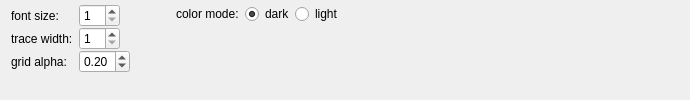
           <widget class="QWidget" name="styleTab">
            <attribute name="title">
             <string>style</string>
            </attribute>
            <layout class="QHBoxLayout" name="horizontalLayout_20">
             <property name="topMargin">
              <number>4</number>
             </property>
             <property name="bottomMargin">
              <number>0</number>
             </property>
             <item>
              <layout class="QFormLayout" name="formLayout_9">
               <property name="horizontalSpacing">
                <number>6</number>
               </property>
               <property name="verticalSpacing">
                <number>0</number>
               </property>
               <item row="0" column="0">
                <widget class="QLabel" name="label_7">
                 <property name="text">
                  <string>font size:</string>
                 </property>
                </widget>
               </item>
               <item row="0" column="1">
                <layout class="QHBoxLayout" name="horizontalLayout_28">
                 <item>
                  <widget class="QSpinBox" name="fontSizeSelect">
                   <property name="toolTip">
                    <string>set font point size for plots</string>
                   </property>
                   <property name="minimum">
                    <number>1</number>
                   </property>
                  </widget>
                 </item>
                 <item>
                  <spacer name="horizontalSpacer_10">
                   <property name="orientation">
                    <enum>Qt::Horizontal</enum>
                   </property>
                   <property name="sizeHint" stdset="0">
                    <size>
                     <width>40</width>
                     <height>20</height>
                    </size>
                   </property>
                  </spacer>
                 </item>
                </layout>
               </item>
               <item row="1" column="0">
                <widget class="QLabel" name="label_15">
                 <property name="text">
                  <string>trace width:</string>
                 </property>
                </widget>
               </item>
               <item row="1" column="1">
                <layout class="QHBoxLayout" name="horizontalLayout_19">
                 <item>
                  <widget class="QSpinBox" name="lineWidthSelect">
                   <property name="toolTip">
                    <string>set line width for all traces (overrides indiviual settings)</string>
                   </property>
                   <property name="minimum">
                    <number>1</number>
                   </property>
                  </widget>
                 </item>
                 <item>
                  <spacer name="horizontalSpacer_6">
                   <property name="orientation">
                    <enum>Qt::Horizontal</enum>
                   </property>
                   <property name="sizeHint" stdset="0">
                    <size>
                     <width>40</width>
                     <height>20</height>
                    </size>
                   </property>
                  </spacer>
                 </item>
                </layout>
               </item>
               <item row="2" column="0">
                <widget class="QLabel" name="label_16">
                 <property name="text">
                  <string>grid alpha:</string>
                 </property>
                </widget>
               </item>
               <item row="2" column="1">
                <layout class="QHBoxLayout" name="horizontalLayout_25">
                 <item>
                  <widget class="QDoubleSpinBox" name="gridAlphaSelect">
                   <property name="toolTip">
                    <string>set grid line alpha for all plots</string>
                   </property>
                   <property name="maximum">
                    <double>1.000000000000000</double>
                   </property>
                   <property name="singleStep">
                    <double>0.100000000000000</double>
                   </property>
                   <property name="value">
                    <double>0.200000000000000</double>
                   </property>
                  </widget>
                 </item>
                 <item>
                  <spacer name="horizontalSpacer_13">
                   <property name="orientation">
                    <enum>Qt::Horizontal</enum>
                   </property>
                   <property name="sizeHint" stdset="0">
                    <size>
                     <width>40</width>
                     <height>20</height>
                    </size>
                   </property>
                  </spacer>
                 </item>
                </layout>
               </item>
              </layout>
             </item>
             <item>
              <layout class="QFormLayout" name="formLayout_7">
               <property name="verticalSpacing">
                <number>0</number>
               </property>
               <item row="0" column="0">
                <widget class="QLabel" name="label_17">
                 <property name="text">
                  <string>color mode:</string>
                 </property>
                </widget>
               </item>
               <item row="0" column="1">
                <layout class="QHBoxLayout" name="horizontalLayout_6">
                 <property name="spacing">
                  <number>0</number>
                 </property>
                 <item>
                  <widget class="QRadioButton" name="darkModeButton">
                   <property name="toolTip">
                    <string>set plot dark mode (dark background)</string>
                   </property>
                   <property name="text">
                    <string>dark</string>
                   </property>
                   <property name="checked">
                    <bool>true</bool>
                   </property>
                   <attribute name="buttonGroup">
                    <string notr="true">colorModeButtonGroup</string>
                   </attribute>
                  </widget>
                 </item>
                 <item>
                  <widget class="QRadioButton" name="lightModeButton">
                   <property name="toolTip">
                    <string>set plot light mode (light background)</string>
                   </property>
                   <property name="text">
                    <string>light</string>
                   </property>
                   <property name="checked">
                    <bool>false</bool>
                   </property>
                   <attribute name="buttonGroup">
                    <string notr="true">colorModeButtonGroup</string>
                   </attribute>
                  </widget>
                 </item>
                 <item>
                  <spacer name="horizontalSpacer_9">
                   <property name="orientation">
                    <enum>Qt::Horizontal</enum>
                   </property>
                   <property name="sizeHint" stdset="0">
                    <size>
                     <width>40</width>
                     <height>20</height>
                    </size>
                   </property>
                  </spacer>
                 </item>
                </layout>
               </item>
              </layout>
             </item>
             <item>
              <spacer name="horizontalSpacer_8">
               <property name="orientation">
                <enum>Qt::Horizontal</enum>
               </property>
               <property name="sizeHint" stdset="0">
                <size>
                 <width>296</width>
                 <height>20</height>
                </size>
               </property>
              </spacer>
             </item>
            </layout>
           </widget>
